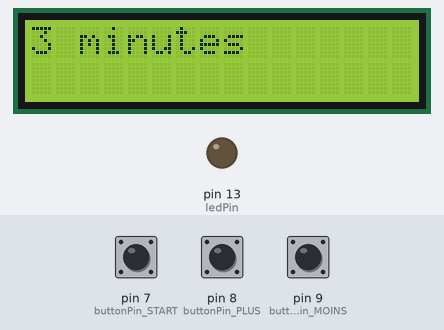
The sketch below on a simulated Arduino Uno, built with avr-gcc and run on an emulated ATmega328P. Parts: 16×2 character LCD, output pins drawn as LEDs (lit = HIGH). Dashed ring = blinking. The inputs (shaded band) are chosen by the test bench; at power-on: pin 8 (buttonPin_PLUS) LOW, pin 7 (buttonPin_START) LOW, pin 9 (buttonPin_MOINS) LOW.

Above: at 1.2 s.
1.3 s: pin 8 (buttonPin_PLUS) pulled HIGH for 0.15 s
At 2.6 s:
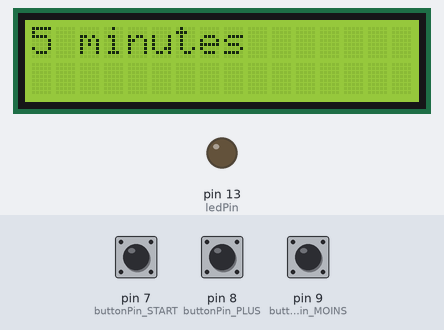
2.9 s: pin 7 (buttonPin_START) pulled HIGH for 3.2 s
At 3.2 s:
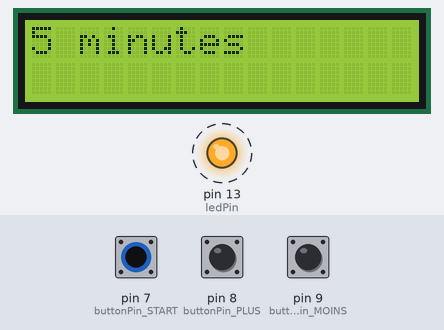
8.4 s: pin 8 (buttonPin_PLUS) pulled HIGH for 1 s
At 10.6 s:
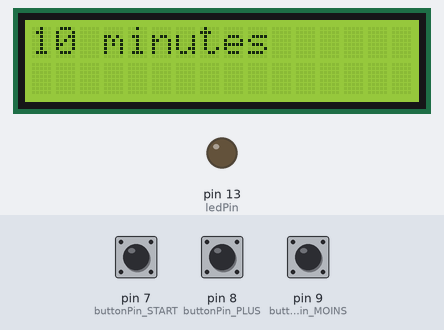
10.9 s: pin 7 (buttonPin_START) pulled HIGH for 0.15 s
At 12.2 s:
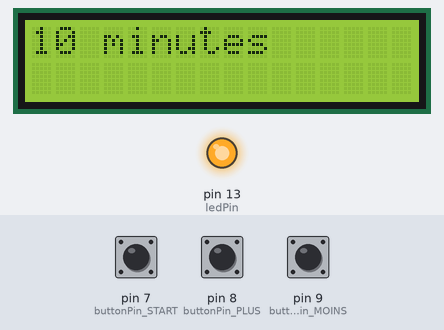
14.0 s: pin 7 (buttonPin_START) pulled HIGH for 1 s
At 17.8 s:
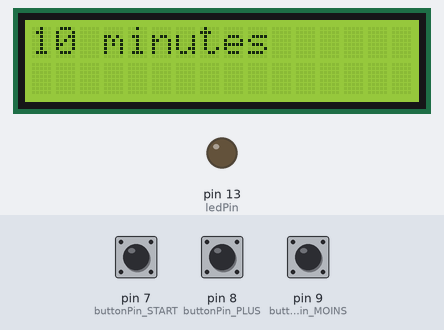
18.0 s: pin 8 (buttonPin_PLUS) pulsed HIGH 5 times (0.12 s each, 0.3 s apart)
At 20.2 s:
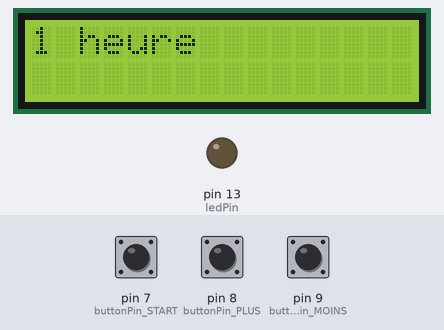
Timing chart, 0 to 21.7 s (numbered marks = the images above; inputs shaded):
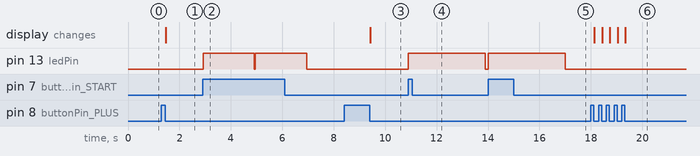

Measured:
- after the input at 1.3 s, the display: changes after 0.17 s (image 1)
- after the input at 2.9 s, pin 13 (ledPin): alternates HIGH for 2.0 s and LOW for 0.03 s, starting at once
- after the input at 8.4 s, the display: changes after 1.0 s (image 3)
- after the input at 10.9 s, pin 13 (ledPin): LOW → HIGH at once, → LOW 3.0 s later
- after the input at 14.0 s, pin 13 (ledPin): LOW → HIGH at once, → LOW 3.0 s later
- after the input at 18.0 s, the display: first changes after 0.13 s (image 6 shows a later state)

The sketch:

TIMER_LCD.ino
```cpp
#include <LiquidCrystal.h>
LiquidCrystal lcd(12,11,5,4,3,2);


int buttonPin_START = 7;
int buttonPin_PLUS = 8;
int buttonPin_MOINS = 9;
int ledPin = 13;
int buttonState_START = 0;
int buttonState_PLUS = 0;
int buttonState_MOINS = 0;
int duree_select = 0;
long temps = 0;
char* temps_affichage = "3 minutes";


void setup() {
  // put your setup code here, to run once:
lcd.begin(16,2);
pinMode(ledPin, OUTPUT);
pinMode(buttonPin_START, INPUT);
pinMode(buttonPin_PLUS, INPUT);
pinMode(buttonPin_MOINS, INPUT);
lcd.print(temps_affichage);
}

void loop() {
  // put your main code here, to run repeatedly:

  //on lit l etat des buttons
buttonState_START = digitalRead(buttonPin_START);
buttonState_PLUS = digitalRead(buttonPin_PLUS);
buttonState_MOINS = digitalRead(buttonPin_MOINS);

//traitement bouton +
if (buttonState_PLUS == HIGH){
  if(duree_select < 9){ // un contrôle sur la valeur duree_select pour ne pas dépasser la valeur 5
     duree_select = duree_select + 1 ;
  }

  while(digitalRead(buttonPin_PLUS) == HIGH){
    delay(25);
  }
  calcul_temps();
  lcd.clear();
  lcd.print(temps_affichage);
}

//traitement bouton -
if (buttonState_MOINS == HIGH){
 if(duree_select > 0){ // un contrôle sur la valeur duree_select pour ne pas passer à la valeur -1
   duree_select = duree_select - 1 ;
 }

  while(digitalRead(buttonPin_MOINS) == HIGH){
    delay(25);
  }
  calcul_temps();
  lcd.clear();
  lcd.print(temps_affichage);
}


//affichage du temps choisi


//traitement bouton start
if (buttonState_START == HIGH){
  digitalWrite(ledPin, HIGH);
  delay (temps);
  digitalWrite(ledPin, LOW);
}
delay(25);

}

void calcul_temps(){
  switch (duree_select) { //conversion de duree_select en temps [ms]
       case 0:
         temps = 1000;
         temps_affichage = "3 minutes";
         break;
       case 1:
         temps = 2000;
         temps_affichage = "5 minutes";
         break;
       case 2:
         temps = 3000;
         temps_affichage = "10 minutes";
         break;
       case 3:
         temps = 3000;
         temps_affichage = "15 minutes";
         break;
       case 4:
         temps = 3000;
         temps_affichage = "20 minutes";
         break;
       case 5:
         temps = 4000;
         temps_affichage = "30 minutes";
         break;
       case 6:
         temps = 5000;
         temps_affichage = "45 minutes";
         break;
       case 7:
         temps = 60000;
         temps_affichage = "1 heure";
         break;
       case 8:
         temps = 60000;
         temps_affichage = "1 heure 30";
         break;
       case 9:
         temps = 60000;
         temps_affichage = "2 heures";
         break;
       default:
         break;
         lcd.print(temps_affichage);
         lcd.print("min");

     }
}
```
